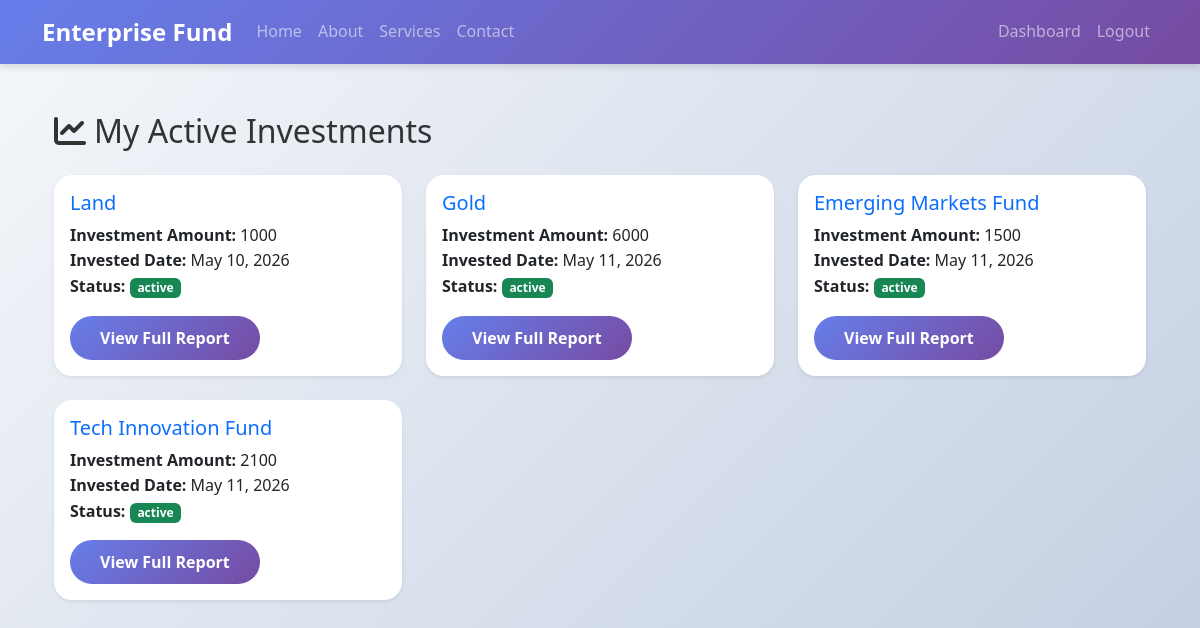
The page /accounts/investments/ (signed in) on the database as committed earlier.
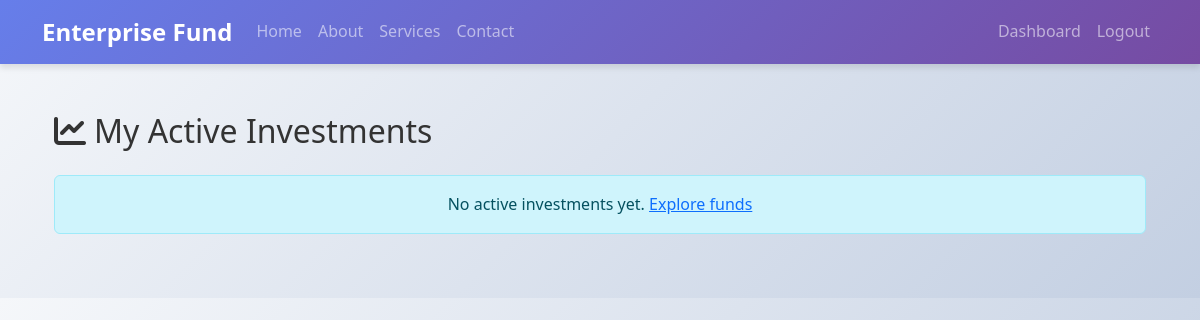
The same page on the database as committed later.
### accounts/models.py (models this page shows, shortened)
class Investment(models.Model):
    STATUS_PENDING = 'pending'
    STATUS_ACTIVE = 'active'
    STATUS_FAILED = 'failed'
    STATUS_CHOICES = [
        (STATUS_PENDING, 'Pending'),
        (STATUS_ACTIVE, 'Active'),
        (STATUS_FAILED, 'Failed'),
    ]
    investor = models.ForeignKey(
        CustomUser,
        on_delete=models.CASCADE,
        related_name='investments'
    )
    fund = models.ForeignKey(
        Fund,
        on_delete=models.CASCADE,
        related_name='investments'
    )
    amount = models.DecimalField(max_digits=15, decimal_places=2, default=0)
    invested_date = models.DateTimeField(auto_now_add=True)
    status = models.CharField(
        max_length=20,
        choices=STATUS_CHOICES,
        default=STATUS_PENDING
    )
    transaction_id = models.CharField(
        max_length=100,
        unique=True,
        null=True,
        blank=True
    )
    payment_method = models.CharField(
        max_length=50,
        null=True,
        blank=True
    )  # e.g. sslcommerz, bkash, nagad
    paid_at = models.DateTimeField(
        null=True,
        blank=True
    )
    created_at = models.DateTimeField(auto_now_add=True)
    updated_at = models.DateTimeField(auto_now=True)

class Fund(models.Model):
    STATUS_ACTIVE = 'active'
    STATUS_INACTIVE = 'inactive'
    STATUS_CHOICES = [
        (STATUS_ACTIVE, 'Active'),
        (STATUS_INACTIVE, 'Inactive'),
    ]
    name = models.CharField(max_length=255)
    description = models.TextField()
    expected_return = models.CharField(max_length=100)
    monthly_installment = models.DecimalField(max_digits=10, decimal_places=2, default=0)
    invested_amount = models.DecimalField(max_digits=15, decimal_places=2, default=0)
    status = models.CharField(max_length=50, choices=STATUS_CHOICES, default=STATUS_ACTIVE)
    created_at = models.DateTimeField(auto_now_add=True)

### accounts/views.py (the view)
# urls.py: path('investments/', views.active_investments, name='active_investments'),
@login_required
def active_investments(request):
    investments = Investment.objects.filter(investor=request.user)
    return render(request, 'accounts/active_investments.html', {'investments': investments})

### templates/accounts/active_investments.html (shortened to what this page needs)
{% extends 'base.html' %}
{% block content %}
<div class="container my-5">
    <h2 class="mb-4"><i class="fas fa-chart-line me-2"></i>My Active Investments</h2>
    <div class="row">
        {% for investment in investments %}
            <div class="col-md-6 col-lg-4 mb-4">
                <div class="card h-100 shadow-sm">
                    <div class="card-body">
                        <h5 class="card-title text-primary">{{ investment.fund.name }}</h5>
                        <p class="card-text">
                            <strong>Investment Amount:</strong> {{ investment.amount|floatformat:0 }}<br>
                            <strong>Invested Date:</strong> {{ investment.invested_date|date:'M d, Y' }}<br>
                            <strong>Status:</strong> <span class="badge bg-success">{{ investment.status }}</span>
                        </p>
                        <a href="{% url 'accounts:investment_report_detail' investment.id %}" class="btn btn-primary">View Full Report</a>
                    </div>
                </div>
            </div>
        {% empty %}
            <div class="col-12">
                <div class="alert alert-info text-center">
                    No active investments yet. <a href="{% url 'accounts:fund_list' %}">Explore funds</a>
                </div>
            </div>
        {% endfor %}
    </div>
</div>
{% endblock %}

Rows that differ between the two databases and show on the page:
removed Investment: fund.name "Land", amount "1000", invested_date "May 10, 2026", status "active"
removed Investment: fund.name "Gold", amount "6000", invested_date "May 11, 2026", status "active"
removed Investment: fund.name "Emerging Markets Fund", amount "1500", invested_date "May 11, 2026", status "active"
removed Investment: fund.name "Tech Innovation Fund", amount "2100", invested_date "May 11, 2026", status "active"
Other text that changed with them:
text now shown: "No active investments yet. Explore funds"
